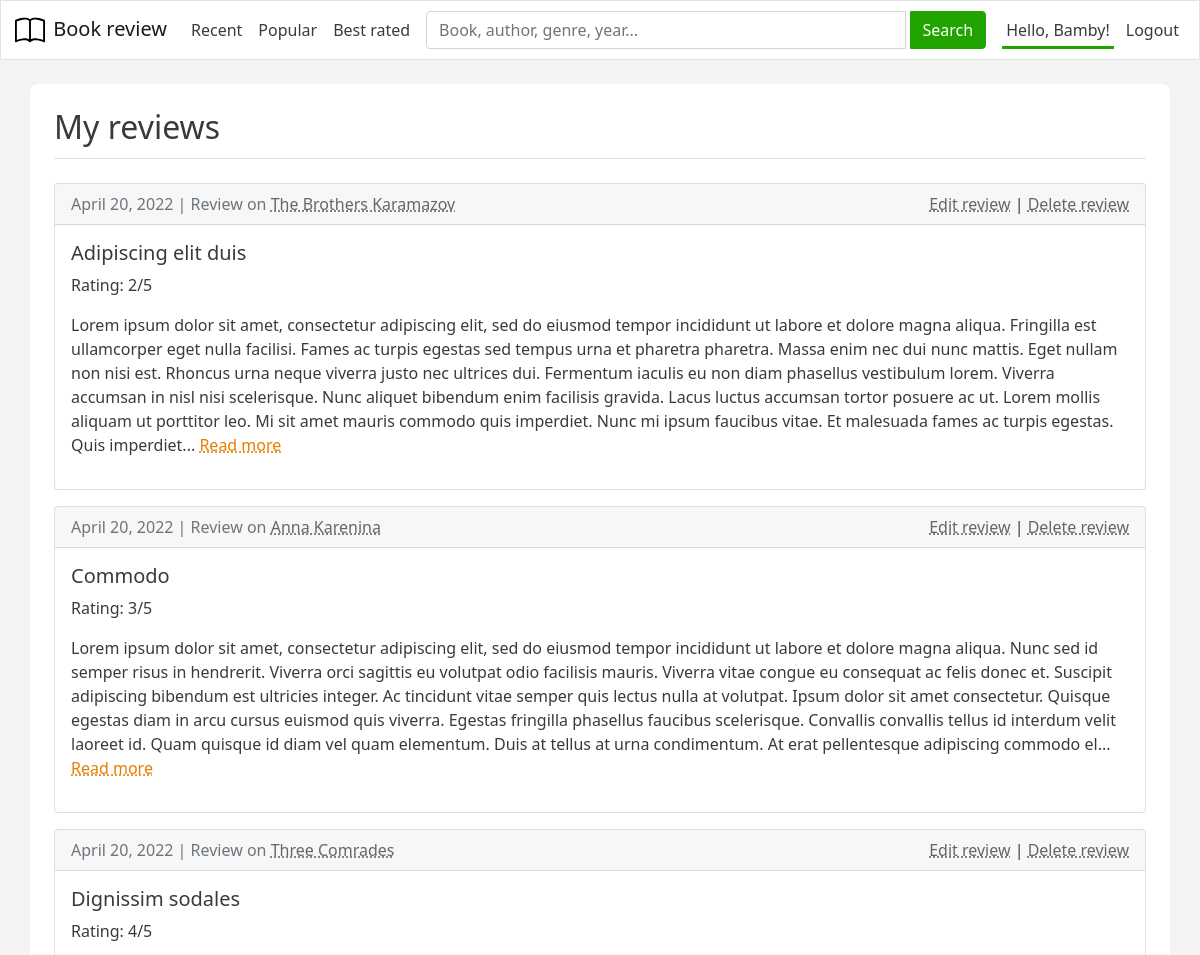
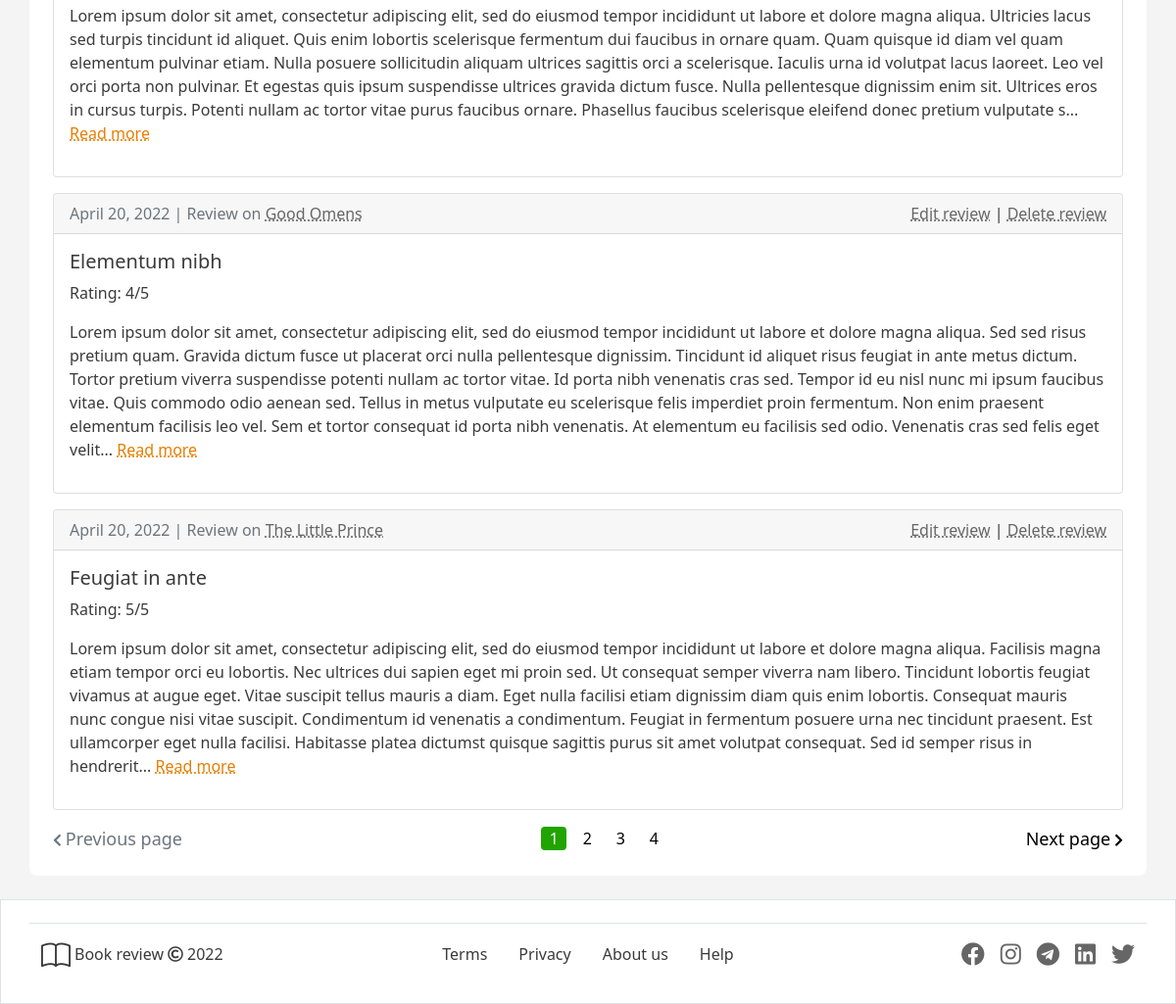
The page /my_reviews/ (signed in) on the database its author committed (2 pictures, top to bottom).
### book_review/models.py (models this page shows, shortened)
class Review(models.Model):
    title = models.CharField(max_length=60)
    book = models.ForeignKey(Book, on_delete=models.CASCADE)
    text = models.TextField(max_length=8192)
    rating = models.IntegerField(choices=RATINGS)
    owner = models.ForeignKey(
        settings.AUTH_USER_MODEL,
        on_delete=models.SET(get_sentinel_user)
    )
    pub_date = models.DateField(auto_now_add=True)
    class Meta:
        unique_together = ['book', 'owner']

class Book(models.Model):
    title = models.CharField(max_length=100)
    original_title = models.CharField(max_length=100, blank=True)
    authors = models.ManyToManyField(Author)
    genres = models.ManyToManyField(Genre)
    language = models.CharField(max_length=50)
    country = models.CharField(max_length=50)
    pub_date = models.DateField(help_text='YYYY-MM-DD')
    description = models.TextField(max_length=1024, blank=True)
    full_img = models.ImageField(upload_to='img/book_img/full/', default='img/book_img/full/default-book-full.jpg')
    small_img = models.ImageField(upload_to='img/book_img/small/', default='img/book_img/small/default-book-small.jpg')
    pages = models.PositiveIntegerField(null=True, blank=True)
    slug = models.SlugField(max_length=80)
    class Meta:
        unique_together = ['title', 'pub_date']
        ordering = ['title']
    def get_absolute_url(self):
        return reverse('book_review:book', kwargs={
            'pk': self.pk,
            'slug': self.slug
        })

### book_review/views.py (the view)
# urls.py: path('my_reviews/', login_required(views.MyReviewsListView.as_view()), name='my_reviews'),
class MyReviewsListView(generic.list.ListView):
    template_name = 'reviews/my_reviews.html'
    context_object_name = 'my_reviews'
    paginate_by = REVIEWS_PER_PAGE
    def get_queryset(self):
        return Review.objects.filter(owner=self.request.user).order_by('-pub_date', 'title')
    def get_context_data(self, **kwargs):
        context = super().get_context_data(**kwargs)
        return context

### book_review/forms.py
class SearchForm(forms.Form):
    q = forms.CharField(max_length=50, label='', widget=forms.TextInput(attrs={
        'placeholder': 'Book, author, genre, year...',
        'class': 'form-control search-form',
    }),
                        )

### book_review/context_processors.py (called while the page is built)
def search_form(request):
    q = request.GET.get('q')
    return {'search_form': SearchForm(initial={'q': q})}

### book_review/templatetags/custom_tags.py (called while the page is built)
@register.simple_tag(takes_context=True)
def url_replace(context, **kwargs):
    query = context.get('request').GET.copy()
    query.update(kwargs)
    return urlencode(query)

@register.simple_tag(takes_context=True)
def url_next(context, **kwargs):
    cur_path = context.get('request').path
    if cur_path not in [reverse('users:login'), reverse('users:register'), reverse('book_review:my_reviews')]:
        return '?' + urlencode(kwargs)
    else:
        return ''

@register.simple_tag(takes_context=True)
def get_page_range(context, on_each_side=2, on_ends=1):
    cur_page = context.get('page_obj').number
    page_range = context.get('paginator').get_elided_page_range(cur_page, on_each_side=on_each_side, on_ends=on_ends)
    return page_range

### book_review/templates/reviews/my_reviews.html
{% extends 'general/base.html' %}
{% load static %}
{% block page_header %}
    <div class="pb-1 mb-4 border-bottom">
        <h2>My reviews</h2>
    </div>
{% endblock page_header %}
{% block content %}
    {% if my_reviews %}
        {% for review in my_reviews %}
            {% include 'reviews/review_card.html' %}
        {% endfor %}
    {% else %}
        <h4>I haven't written reviews yet.</h4>
        <div class="d-flex justify-content-center p-2">
            <img src="{% static 'custom/img/my_reviews.jpg' %}" class="img-fluid" style="max-height: 345px;" alt="">
        </div>
    {% endif %}
    {% include 'general/pagination.html' %}
{% endblock content %}

### book_review/templates/general/base.html (shortened to what this page needs)
<!DOCTYPE html>
<html lang="en">
    <head>
        {% load static %}
        {% load custom_tags %}
        {% url 'users:login' as login_url %}
        {% url 'users:register' as register_url %}
        {% url 'book_review:my_reviews' as my_reviews_url %}
        {% url 'book_review:books_list' as books_list_url %}
        <link href="https://cdn.jsdelivr.net/npm/bootstrap@5.1.0/dist/css/bootstrap.min.css" rel="stylesheet">
        <link rel="stylesheet" href="https://use.fontawesome.com/releases/v5.15.4/css/all.css">
        <link rel="stylesheet" href="{% static 'custom/css/custom.css' %}">
    </head>
    <body class="d-flex flex-column min-vh-100">
        <nav class="navbar navbar-expand-lg navbar-light bg-white border mb-4">
            <div class="container-fluid d-flex justify-content-lg-center">
                <div class="d-flex justify-content-end" style="min-width: 10.625rem;">
                    <a class="navbar-brand" href="{% url 'book_review:index' %}">
                        <img src="{% static 'custom/svg/book.svg' %}" alt="" width="30" height="30"><span class="ms-2">Book review</span></a>
                </div>
                <div class="collapse navbar-collapse multi-collapse" id="el1" style="max-width: 1140px;">
                    <form class="w-100 order-lg-last ms-2 mt-3 mt-lg-0" method="get" action="{% url 'book_review:search' %}">
                        <div class="input-group">
                            {{ search_form.q }}
                            <button class="btn btn-color ms-1" type="submit">Search</button>
                        </div>
                    </form>
                    <ul class="navbar-nav ms-1 order-lg-first">
                        <li class="nav-item">
                            <a class="navigation-link text-nowrap ms-lg-0 " href="{% url 'book_review:books_list' %}?order=recent">Recent</a>
                        </li>
                        <li class="nav-item">
                            <a class="navigation-link text-nowrap " href="{% url 'book_review:books_list' %}?order=popular">Popular</a>
                        </li>
                        <li class="nav-item">
                            <a class="navigation-link text-nowrap " href="{% url 'book_review:books_list' %}?order=best_rated">Best rated</a>
                        </li>
                    </ul>
                </div>
                <div class="collapse navbar-collapse multi-collapse ms-1" id="el2" style="min-width: 10.625rem; flex-grow: 0;">
                    <ul class="navbar-nav ms-lg-2">
                        {% if user.is_authenticated %}
                            <li class="nav-item">
                                <a class="navigation-link text-nowrap {% if request.path == my_reviews_url %}current-navigation-link{% endif %}" href="{{ my_reviews_url }}">Hello, {{user.username|title}}!</a>
                            </li>
                            <li class="nav-item">
                                <a class="navigation-link text-nowrap" href="{% url 'users:logout' %}{% url_next next=request.get_full_path %}">Logout</a>
                            </li>
                        {% endif %}
                    </ul>
                </div>
            </div>
        </nav>
        <div role="main" class="d-flex flex-column container flex-fill bg-white p-4" style="max-width: 1140px; border-radius: 0.5rem;">
            <div>
                {% block page_header %}{% endblock page_header %}
            </div>
            <div class="d-flex flex-fill flex-column">
                {% block content %} {% endblock content %}
            </div>
        </div>
        <footer class="container-fluid border bg-white mt-4">
            <div class="container border-bottom" style="max-width: 1140px; height: 1.5rem;"></div>
            <div class="container pb-4 pt-3 pt-md-1" style="max-width: 1140px;">
                <div class="row g-0">
                    <div class="d-flex align-items-center justify-content-center col-md order-0 order-md-1">
                        <ul class="d-flex mb-sm-0">
                            <li class="ms-2"><a class="footer-link" href="#">Terms</a></li>
                            <li><a class="footer-link" href="#">Privacy</a></li>
                            <li><a class="footer-link" href="#">About us</a></li>
                            <li class="me-2"><a class="footer-link" href="#">Help</a></li>
                        </ul>
                    </div>
                    <div class="d-flex align-items-center justify-content-center justify-content-sm-start justify-content-md-end col-sm order-sm-2">
                        <ul class="d-flex m-0">
                            <li class="ms-2"><a class="footer-icon-link facebook" href="#"><i class="fab fa-facebook"></i></a></li>
                            <li class="ms-3"><a class="footer-icon-link instagram" href="#">
                                <i class="fab fa-instagram"></i>
                            </a></li>
                            <li class="ms-3"><a class="footer-icon-link telegram" href="#"><i class="fab fa-telegram"></i></a></li>
                            <li class="ms-3"><a class="footer-icon-link linkedin" href="#"><i class="fab fa-linkedin"></i></a></li>
                            <li class="ms-3"><a class="footer-icon-link twitter" href="#"><i class="fab fa-twitter"></i></a></li>
                        </ul>
                    </div>
                    <div class="col-sm d-flex justify-content-center justify-content-sm-end justify-content-md-start order-sm-1 order-md-0">
                        <a class="d-flex align-items-center footer-logo-link me-2 me-md-0" href="#start">
                            <i class="icon-book mt-2 me-1" style="font-size: 1.875rem;"></i>
                            <span>Book review<i class="far fa-copyright ms-1 me-1"></i>2022</span>
                        </a>
                    </div>
                </div>
            </div>
        </footer>
    </body>
</html>

### book_review/templates/reviews/review_card.html
<div class="card mb-3">
    <div class="card-header">
        <div class="row g-0">
            <div class="col-md">
                <p class="mb-0 text-muted">
                    {% if request.path == '/my_reviews/' %}
                        {{ review.pub_date }} | Review on <span class="text-nowrap">
                            <a class="review-link" href="{{ review.book.get_absolute_url }}">{{ review.book.title }}</a>
                        </span>
                    {% else %}
                        {{ review.pub_date }} | {{ review.owner|title }}
                    {% endif %}
                </p>
            </div>
            <div class="col-auto">
                {% if review.owner == request.user %}
                    <p class="mb-0">
                        <span class="text-nowrap">
                            <a class="review-link" href="{% url 'book_review:edit_review' review.book.id review.book.slug %}">Edit review</a> |
                            <a class="review-link" href="{% url 'book_review:delete_review' review.book.id review.book.slug %}">Delete review</a>
                        </span>
                    </p>
                {% endif %}
            </div>
        </div>
    </div>
    <div class="card-body">
        <h5 class="card-title">{{review.title}}</h5>
        <p class="card-text">Rating: {{ review.rating }}/5</p>
        <div class="card-text">
            {% if review.text|length > 700 %}
                <p>{{ review.text|slice:':700' }}<span id="dots{{ review.id }}">...</span><span class="textContinuation" id="more{{ review.id }}">{{ review.text|slice:'700:'}}</span>
                    <a class="text-nowrap orange-link" onclick="myFunction({{ review.id }})" id="myBtn{{ review.id }}">Read more</a>
                </p>
            {% else %}
                <p>{{ review.text }}</p>
            {% endif %}
        </div>
    </div>
</div>

### book_review/templates/general/pagination.html
{% if paginator.num_pages > 1 %}
    {% load custom_tags %}
    {% get_page_range as page_range %}
    <div class="d-flex align-items-center justify-content-between mt-auto" style="font-size: 1.125rem;">
        <div>
            {% if page_obj.has_previous %}
                <a class="pagination-item pagination-arrow-link" href="?{% url_replace page=page_obj.previous_page_number %}">
                    <span class="me-1"><i class="fas fa-chevron-left" style="font-size: 0.875rem;"></i></span>
                    <span class="d-none d-sm-inline">Previous page</span>
                </a>
            {% else %}
                <span class="pagination-item text-muted">
                    <span class="me-1"><i class="fas fa-chevron-left" style="font-size: 0.875rem;"></i></span>
                    <span class="d-none d-sm-inline">Previous page</span>
                </span>
            {% endif %}
        </div>
        <ul class="d-flex m-0" style="font-size: 1rem; padding-bottom: 0.125rem;">
            {% for page_num in page_range %}
                <li class="mx-1" style="min-width: 1.625rem;">
                    {% if page_num == page_obj.number %}
                        <span class="pagination-item current-pagination">{{ page_num }}</span>
                    {% else %}
                        {% if page_num == page_obj.paginator.ELLIPSIS %}
                            <span class="pagination-item pagination-ellipsis">{{ page_num }}</span>
                        {% else %}
                            <a class="pagination-item pagination-number-link" href="?{% url_replace page=page_num %}">{{ page_num }}</a>
                        {% endif %}
                    {% endif %}
                </li>
            {% endfor %}
        </ul>
        <div>
            {% if page_obj.has_next %}
                <a class="pagination-item pagination-arrow-link" href="?{% url_replace page=page_obj.next_page_number %}">
                    <span class="d-none d-sm-inline">Next page</span>
                    <span class="ms-1"><i class="fas fa-chevron-right" style="font-size: 0.875rem;"></i></span>
                </a>
            {% else %}
                <span class="pagination-item text-muted">
                    <span class="d-none d-sm-inline">Next page</span>
                    <span class="ms-1"><i class="fas fa-chevron-right" style="font-size: 0.875rem;"></i></span>
                </span>
            {% endif %}
        </div>
    </div>
{% endif %}

### static/custom/css/custom.css (style rules this page uses)
:root { --light-black: #3A3A3A; --dark-gray: #666666; --medium-green: #21a400; --light-green: #24b800; --dark-orange: #e67e00; }
body { color: var(--light-black); background-color: #f4f4f4; }
ul { padding: 0; list-style: none; }
.orange-link { cursor: pointer; color: var(--dark-orange); text-decoration-style: dotted; }
.review-link { color: var(--dark-gray); text-decoration-style: dotted; }
.navigation-link { color: var(--light-black); text-decoration: none; padding: 0.5rem 0.25rem 0.3125rem 0.25rem; margin: 0 0.25rem; border-bottom: 0.1875rem solid white; }
.current-navigation-link { border-bottom: 0.1875rem solid var(--medium-green); }
.pagination-item { color: black; text-decoration: none; display: flex; flex-grow: 1; flex-shrink: 1; flex-basis: auto; align-items: center; justify-content: center; border-radius: 0.25rem; }
.current-pagination { background-color: var(--medium-green); color: white; }
.footer-logo-link { color: var(--light-black); text-decoration: none; }
.footer-link { color: var(--light-black); margin: 0 1rem; text-decoration: none; white-space: nowrap; }
.footer-icon-link { font-size: 1.5rem; color: var(--dark-gray) }
.btn-color { color: white; background-color: var(--medium-green); border-color: var(--medium-green); }
[class^="icon-"]::before, [class*=" icon-"]::before { font-family: 'icomoon' !important; speak: never; font-style: normal; font-weight: normal; font-variant: normal; text-transform: none; line-height: 1; -webkit-font-smoothing: antialiased; -moz-osx-font-smoothing: grayscale; }
.icon-book:before { content: "\e900"; }

### rows shown on the page
Review: pub_date "April 20, 2022", book "The Brothers Karamazov", shows "Edit review", title "Adipiscing elit duis", rating "2", text "Lorem ipsum dolor sit amet, consectetur adipiscing elit, sed do eiusmod tempor incididunt ut labore et dolore magna aliqua. Fringilla est ullamcorper eget nulla facilisi. Fames ac turpis egestas sed tempus urna et pharetra pharetra. Massa enim nec dui nunc mattis. Eget nullam non nisi est. Rhoncus urna neque viverra justo nec ultrices dui. Fermentum iaculis eu non diam phasellus vestibulum lorem. Viverra accumsan in nisl nisi scelerisque. Nunc aliquet bibendum enim facilisis gravida. Lacus luctus accumsan tortor posuere ac ut. Lorem mollis aliquam ut porttitor leo. Mi sit amet mauris commodo quis imperdiet. Nunc mi ipsum faucibus vitae. Et malesuada fames ac turpis egestas. Quis imperdiet"
Review: pub_date "April 20, 2022", book "Anna Karenina", shows "Edit review", title "Commodo", rating "3", text "Lorem ipsum dolor sit amet, consectetur adipiscing elit, sed do eiusmod tempor incididunt ut labore et dolore magna aliqua. Nunc sed id semper risus in hendrerit. Viverra orci sagittis eu volutpat odio facilisis mauris. Viverra vitae congue eu consequat ac felis donec et. Suscipit adipiscing bibendum est ultricies integer. Ac tincidunt vitae semper quis lectus nulla at volutpat. Ipsum dolor sit amet consectetur. Quisque egestas diam in arcu cursus euismod quis viverra. Egestas fringilla phasellus faucibus scelerisque. Convallis convallis tellus id interdum velit laoreet id. Quam quisque id diam vel quam elementum. Duis at tellus at urna condimentum. At erat pellentesque adipiscing commodo el"
Review: pub_date "April 20, 2022", book "Three Comrades", shows "Edit review", title "Dignissim sodales", rating "4", text "Lorem ipsum dolor sit amet, consectetur adipiscing elit, sed do eiusmod tempor incididunt ut labore et dolore magna aliqua. Ultricies lacus sed turpis tincidunt id aliquet. Quis enim lobortis scelerisque fermentum dui faucibus in ornare quam. Quam quisque id diam vel quam elementum pulvinar etiam. Nulla posuere sollicitudin aliquam ultrices sagittis orci a scelerisque. Iaculis urna id volutpat lacus laoreet. Leo vel orci porta non pulvinar. Et egestas quis ipsum suspendisse ultrices gravida dictum fusce. Nulla pellentesque dignissim enim sit. Ultrices eros in cursus turpis. Potenti nullam ac tortor vitae purus faucibus ornare. Phasellus faucibus scelerisque eleifend donec pretium vulputate s"
Review: pub_date "April 20, 2022", book "Good Omens", shows "Edit review", title "Elementum nibh", rating "4", text "Lorem ipsum dolor sit amet, consectetur adipiscing elit, sed do eiusmod tempor incididunt ut labore et dolore magna aliqua. Sed sed risus pretium quam. Gravida dictum fusce ut placerat orci nulla pellentesque dignissim. Tincidunt id aliquet risus feugiat in ante metus dictum. Tortor pretium viverra suspendisse potenti nullam ac tortor vitae. Id porta nibh venenatis cras sed. Tempor id eu nisl nunc mi ipsum faucibus vitae. Quis commodo odio aenean sed. Tellus in metus vulputate eu scelerisque felis imperdiet proin fermentum. Non enim praesent elementum facilisis leo vel. Sem et tortor consequat id porta nibh venenatis. At elementum eu facilisis sed odio. Venenatis cras sed felis eget velit"
Review: pub_date "April 20, 2022", book "The Little Prince", shows "Edit review", title "Feugiat in ante", rating "5", text "Lorem ipsum dolor sit amet, consectetur adipiscing elit, sed do eiusmod tempor incididunt ut labore et dolore magna aliqua. Facilisis magna etiam tempor orci eu lobortis. Nec ultrices dui sapien eget mi proin sed. Ut consequat semper viverra nam libero. Tincidunt lobortis feugiat vivamus at augue eget. Vitae suscipit tellus mauris a diam. Eget nulla facilisi etiam dignissim diam quis enim lobortis. Consequat mauris nunc congue nisi vitae suscipit. Condimentum id venenatis a condimentum. Feugiat in fermentum posuere urna nec tincidunt praesent. Est ullamcorper eget nulla facilisi. Habitasse platea dictumst quisque sagittis purus sit amet volutpat consequat. Sed id semper risus in hendrerit"

### other values the page prints
{{ user.username|title }} "Bamby"
{{ page_num }} "1"
{{ page_num }} "2" "3" "4"
